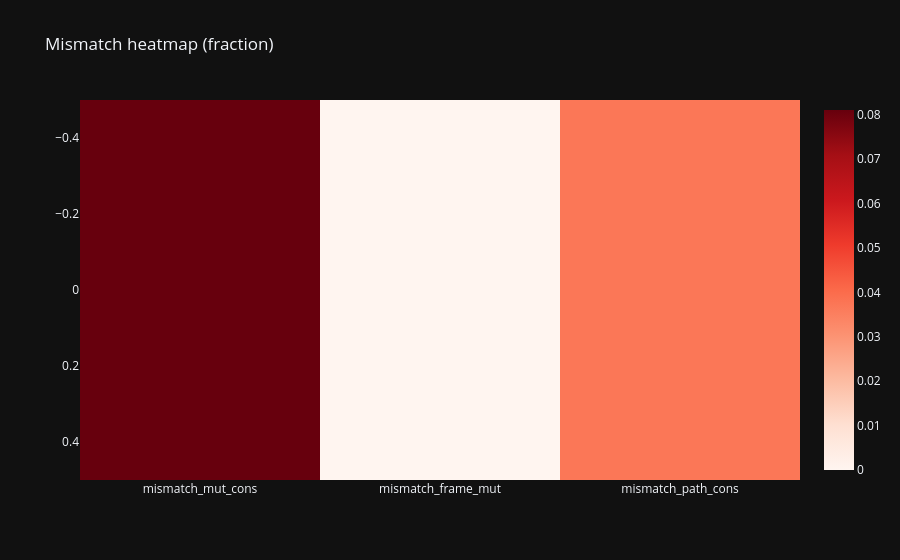

Notebook code cell kept with this figure:
### Markdown cell above
## 4. 📊 mismatch heatmap 📖

### Code cell
tmp = d[['var_id', 'mutation_type', 'consequence', 'frame', 'pathogenic']].copy()
tmp = add_consistency_flags(tmp)
heat = pd.DataFrame({
    'mismatch_mut_cons': [tmp['mismatch_mut_cons'].mean()],
    'mismatch_frame_mut': [tmp['mismatch_frame_mut'].mean()],
    'mismatch_path_cons': [tmp['mismatch_path_cons'].mean()]
})
fig = px.imshow(heat, aspect='auto', color_continuous_scale='Reds', title='Mismatch heatmap (fraction)')
fig.show()

### Figure 1 — Plotly figure (JSON) as saved in the notebook; plotly's stock layout.template omitted (floating-point values rounded to 4 significant figures)
{"data": [{"coloraxis": "coloraxis", "name": "0", "x": ["mismatch_mut_cons", "mismatch_frame_mut", "mismatch_path_cons"], "y": [0], "z": [[0.08109, 0.0, 0.03723]], "type": "heatmap", "xaxis": "x", "yaxis": "y", "hovertemplate": "x: %{x}<br>y: %{y}<br>color: %{z}<extra></extra>"}], "layout": {"xaxis": {"anchor": "y", "domain": [0.0, 1.0]}, "yaxis": {"anchor": "x", "domain": [0.0, 1.0], "autorange": "reversed"}, "coloraxis": {"colorscale": [[0.0, "rgb(255,245,240)"], [0.125, "rgb(254,224,210)"], [0.25, "rgb(252,187,161)"], [0.375, "rgb(252,146,114)"], [0.5, "rgb(251,106,74)"], [0.625, "rgb(239,59,44)"], [0.75, "rgb(203,24,29)"], [0.875, "rgb(165,15,21)"], [1.0, "rgb(103,0,13)"]]}, "title": {"text": "Mismatch heatmap (fraction)"}}}
